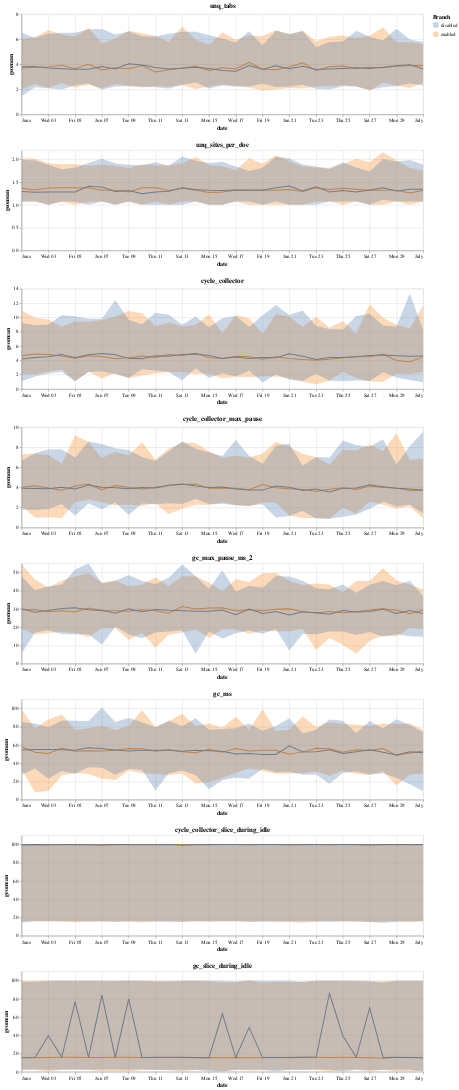

The code cell stored with this chart in its notebook:
### Markdown cell above
## Histograms

### Code cell
# NO CODE
A.data_transformers.enable("default")

plots = [
    vz.plot_errb(hdf).properties(height=H, width=W, title=h)
    for h, hdf in hist_dfs.items()
]

A.vconcat(*plots)
